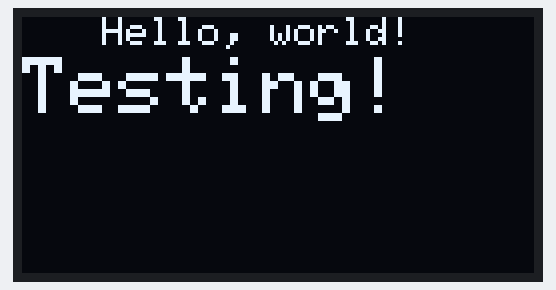
Simulated run of this sketch. Board: Arduino Uno, built with avr-gcc and run on an emulated ATmega328P. Parts: 128×64 one-colour display.

Above: at 2.1 s.

The sketch:

OLED09.ino
```cpp
#include <Wire.h>
#include <Adafruit_GFX.h>
#include <Adafruit_SSD1306.h>

#define SCREEN_WIDTH 128 // OLED display width, in pixels
#define SCREEN_HEIGHT 64 // OLED display height, in pixels

//GND to GND (Ground)
//VDD to 5V or 3.3V (depending on your screen’s voltage requirements)
//SCK to A5 (SCL on Arduino Uno, Mega, etc.)
//SDA to A4 (SDA on Arduino Uno, Mega, etc.)

// Declaration for an SSD1306 display connected to I2C (SCL, SDA pins)
Adafruit_SSD1306 display(SCREEN_WIDTH, SCREEN_HEIGHT, &Wire, -1);

void setup() {
  Serial.begin(9600);

  // Initialize the OLED display
  if(!display.begin(SSD1306_SWITCHCAPVCC, 0x3C)) { // Check the address with an I2C scanner if unsure
    Serial.println(F("SSD1306 allocation failed"));
    for(;;); // Don't proceed, loop forever
  }

  display.clearDisplay();
  display.setTextSize(1);      // Normal 1:1 pixel scale
  display.setTextColor(SSD1306_WHITE); // Draw white text
  display.setCursor(0,0);     // Start at top-left corner
  display.cp437(true);         // Use full 256 char 'Code Page 437' font
}


void loop() {
  display.clearDisplay();
  display.setTextSize(1);
  display.setCursor(20,0); // Sets starting point for text
  display.println(F("Hello, world!"));
  display.display(); // Show initial text
  delay(2000);

  // You can add graphics or more text here
  display.setTextSize(2); // Make text bigger
  display.setCursor(0,10);
  display.println(F("Testing!"));
  display.display(); // Update display with new text
  delay(2000);
}
```

Measured:
- what the display in image 0 shows lasts 2.0 s, from 2.1 s to 4.1 s
